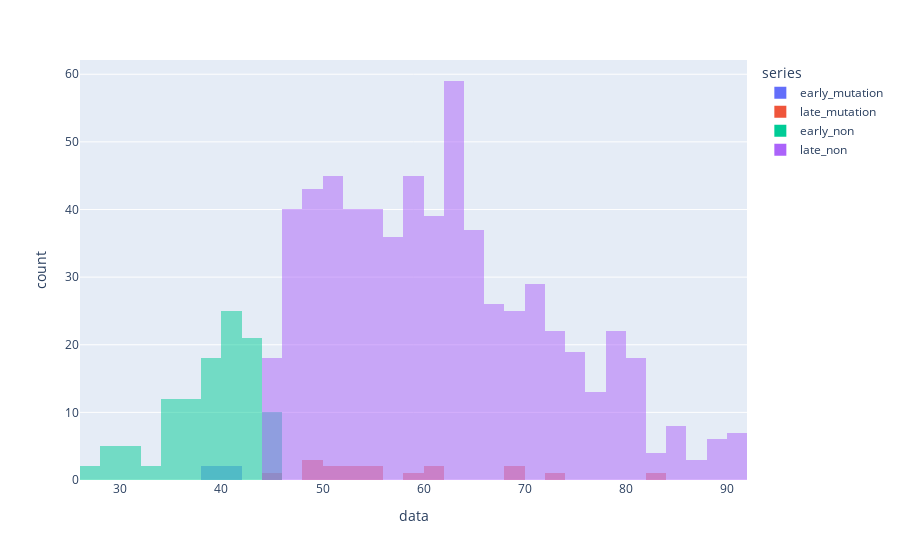

The code cell stored with this chart in its notebook:
### Code cell
px.histogram(df, x="data", color="series", barmode="overlay")

### Figure 1 — Plotly figure (JSON) as saved in the notebook; plotly's stock layout.template omitted (floating-point values rounded to 4 significant figures; data arrays with more than 128 entries replaced by an {"elided": "..."} marker saying what was removed)
{"data": [{"alignmentgroup": "True", "bingroup": "x", "hovertemplate": "series=early_mutation<br>data=%{x}<br>count=%{y}<extra></extra>", "legendgroup": "early_mutation", "marker": {"color": "#636efa", "opacity": 0.5, "pattern": {"shape": ""}}, "name": "early_mutation", "offsetgroup": "early_mutation", "orientation": "v", "showlegend": true, "type": "histogram", "x": [39.6, 40.73, 39.99, 41.69], "xaxis": "x", "yaxis": "y"}, {"alignmentgroup": "True", "bingroup": "x", "hovertemplate": "series=late_mutation<br>data=%{x}<br>count=%{y}<extra></extra>", "legendgroup": "late_mutation", "marker": {"color": "#EF553B", "opacity": 0.5, "pattern": {"shape": ""}}, "name": "late_mutation", "offsetgroup": "late_mutation", "orientation": "v", "showlegend": true, "type": "histogram", "x": [52.74, 51.78, 45.64, 60.03, 82.26, 68.02, 51.12, 48.05, 61.76, 72.39, 54.94, 49.43, 54.05, 53.77, 59.25, 69.84, 48.28], "xaxis": "x", "yaxis": "y"}, {"alignmentgroup": "True", "bingroup": "x", "hovertemplate": "series=early_non<br>data=%{x}<br>count=%{y}<extra></extra>", "legendgroup": "early_non", "marker": {"color": "#00cc96", "opacity": 0.5, "pattern": {"shape": ""}}, "name": "early_non", "offsetgroup": "early_non", "orientation": "v", "showlegend": true, "type": "histogram", "x": [29.86, 30.7, 38.69, 43.68, 43.78, 33.27, 41.89, 34.72, 37.85, 36.87, 39.38, 39.1, 40.71, 42.48, 40.97, 41.55, 39.71, 44.31, 40.5, 37.45, 39.22, 35.72, 36.19, 36.28, 44.63, 30.68, 40.7, 42.53, 40.42, 43.57, 37.48, 36.94, 38.84, 34.95, 38.6, 38.83, 41.33, 31.18, 37.14, 41.92, 39.9, 40.88, 37.91, 38.32, 35.18, 36.74, 42.75, 42.48, 43.07, 38.67, 36.9, 29.08, 42.17, 29.78, 41.68, 44.94, 41.25, 43.34, 34.32, 44.07, 38.69, 31.92, 41.31, 40.49, 40.1, 43.82, 39.81, 43.32, 40.07, 31.11, 34.52, 44.83, 34.71, 35.63, 43.77, 44.28, 40.69, 32.89, 44.85, 41.53, 34.84, 27.05, 43.39, 34.87, 39.41, 39.08, 38.68, 39.73, 43.81, 29.68, 41.23, 40.81, 44.32, 39.58, 41.17, 35.18, 41.43, 42.72, 37.65, 41.87, 42.56, 42.11, 41.87, 35.74, 42.93, 40.36, 44.11, 28.94, 26.59, 43.23, 43.22, 44.37], "xaxis": "x", "yaxis": "y"}, {"alignmentgroup": "True", "bingroup": "x", "hovertemplate": "series=late_non<br>data=%{x}<br>count=%{y}<extra></extra>", "legendgroup": "late_non", "marker": {"color": "#ab63fa", "opacity": 0.5, "pattern": {"shape": ""}}, "name": "late_non", "offsetgroup": "late_non", "orientation": "v", "showlegend": true, "type": "histogram", "x": {"elided": "644 float values"}, "xaxis": "x", "yaxis": "y"}], "layout": {"barmode": "overlay", "legend": {"title": {"text": "series"}, "tracegroupgap": 0}, "margin": {"t": 60}, "xaxis": {"anchor": "y", "domain": [0.0, 1.0], "title": {"text": "data"}}, "yaxis": {"anchor": "x", "domain": [0.0, 1.0], "title": {"text": "count"}}}}
